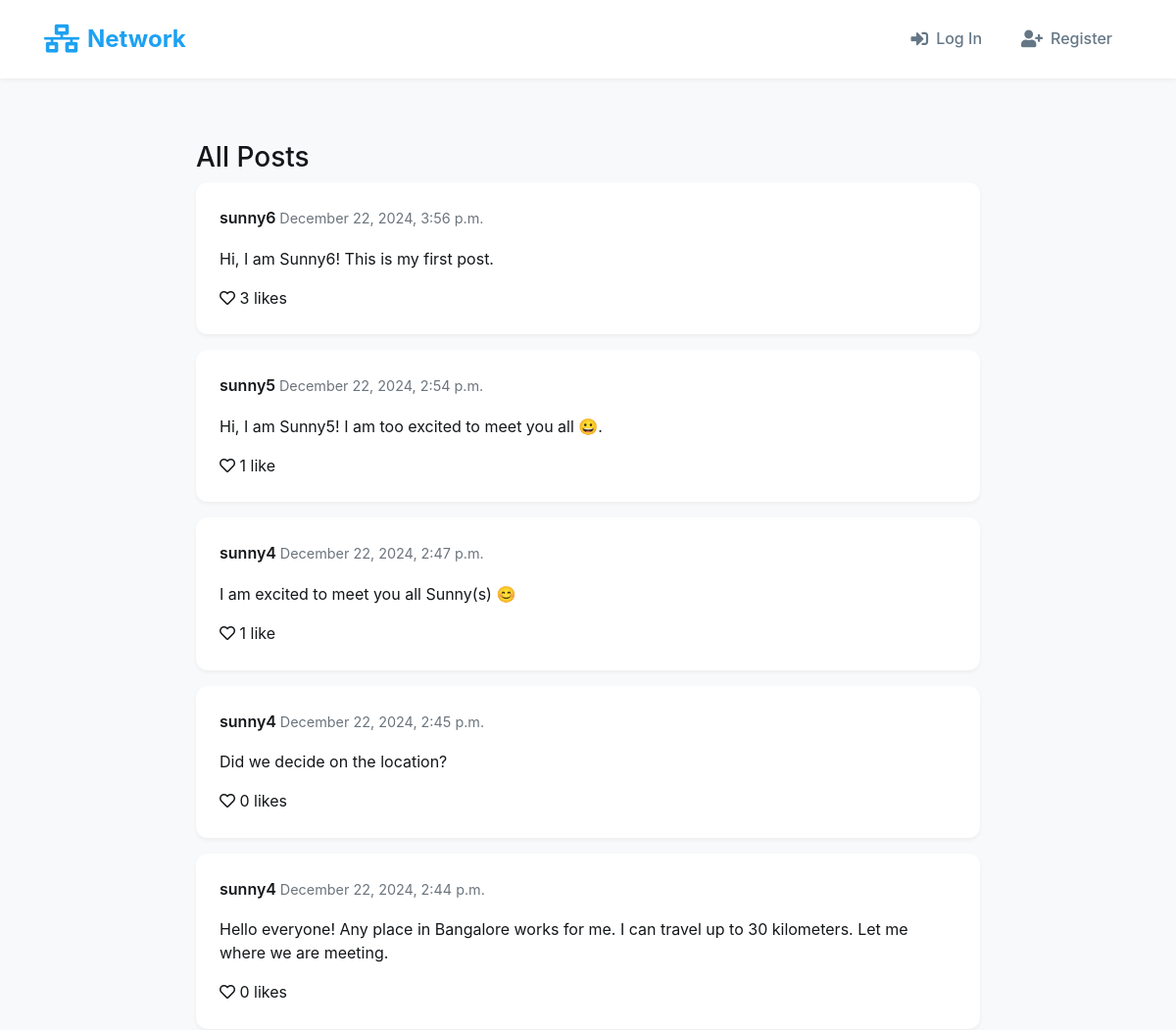
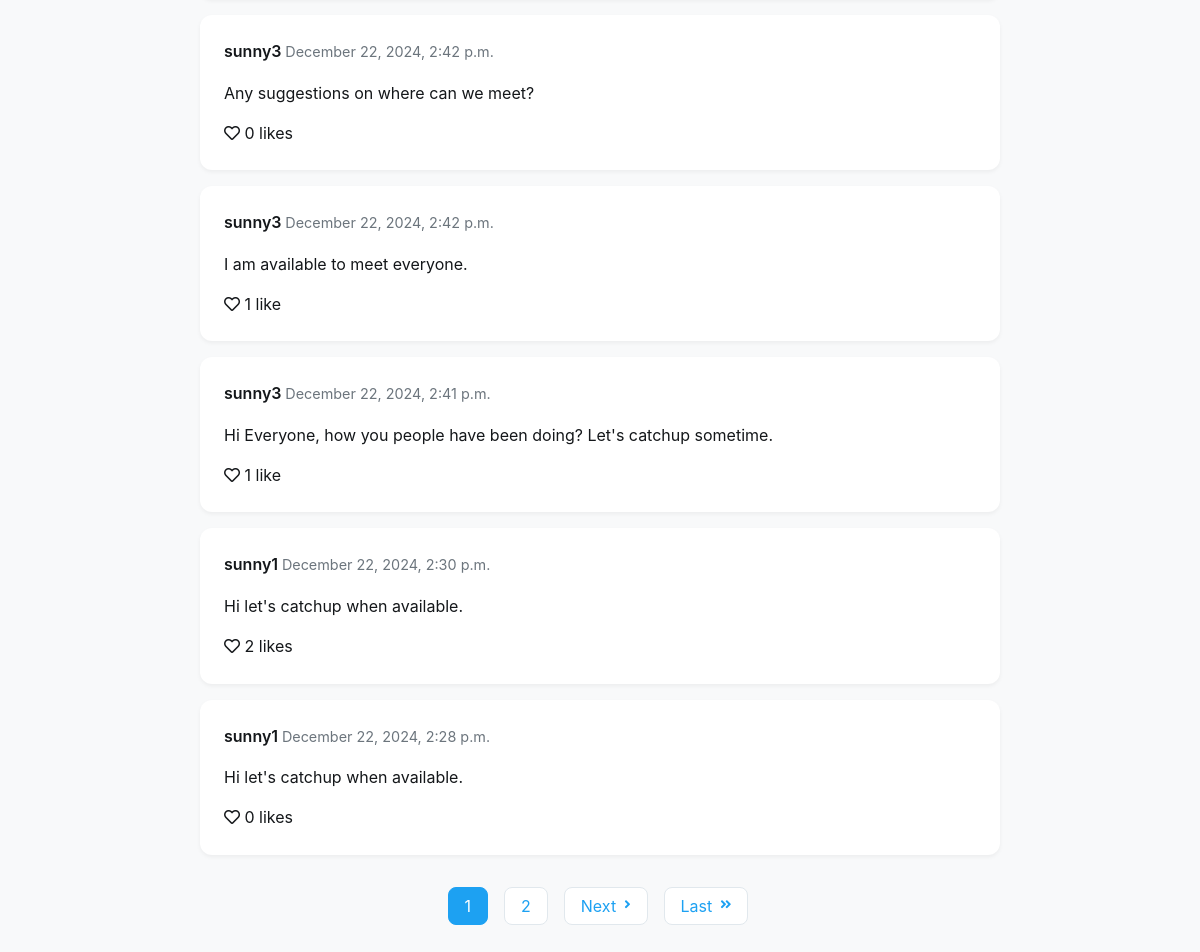
The page / on the database its author committed (2 pictures, top to bottom).
### network/models.py (models this page shows, shortened)
class Post(models.Model):
    user = models.ForeignKey(User, on_delete=models.CASCADE, related_name="posts")
    content = models.TextField()
    date = models.DateTimeField(default=timezone.now)
    likes = models.ManyToManyField(User, blank=True, related_name="liked_posts")
    class Meta:
        ordering = ['-date']  # Show newest posts first

class User(AbstractUser):
    followers = models.ManyToManyField(
        'self',
        symmetrical=False,
        related_name='following',
        blank=True
    )

### network/views.py (the view)
# urls.py: path("", views.index, name="index"),
def index(request):
    if request.method == "POST" and request.user.is_authenticated:
        content = request.POST.get("content", "").strip()
        if content:
            Post.objects.create(user=request.user, content=content)
    all_posts = Post.objects.all()
    page_obj = paginate_posts(all_posts, request)
    return render(request, "network/index.html", {
        "page_obj": page_obj
    })

### network/views.py (called while the page is built)
def paginate_posts(posts, request, per_page=10):
    posts = posts.order_by('-date')
    paginator = Paginator(posts, per_page)
    page = request.GET.get('page')
    try:
        posts_page = paginator.page(page)
    except PageNotAnInteger:
        posts_page = paginator.page(1)
    except EmptyPage:
        posts_page = paginator.page(paginator.num_pages)
    return posts_page

### network/templates/network/index.html (shortened to what this page needs)
{% extends "network/layout.html" %}
{% block body %}
    <div class="posts-section">
        <h3>All Posts</h3>
        {% for post in page_obj %}
            {% include "network/post_card.html" with post=post %}
        {% empty %}
            <p class="no-posts">No posts yet.</p>
        {% endfor %}
        {% include "network/pagination.html" %}
    </div>
{% endblock %}

### network/templates/network/post_card.html (shortened to what this page needs)
<div class="post-card" id="post-{{ post.id }}" data-post-id="{{ post.id }}">
    <div class="post-header">
        <div class="post-user">
            <strong class="post-username">
                <a href="{% url 'profile' post.user.username %}">{{ post.user.username }}</a>
            </strong>
            <span class="post-date text-muted">{{ post.date|date:"F d, Y, g:i a" }}</span>
        </div>
    </div>
    <div class="post-content">
        {{ post.content }}
    </div>
    <div class="post-footer">
        {% if user.is_authenticated %}
            <button class="like-button {% if user in post.likes.all %}liked{% endif %}"
                    data-post-id="{{ post.id }}">
                <i class="{% if user in post.likes.all %}fas{% else %}far{% endif %} fa-heart"></i>
                <span class="like-count">{{ post.likes.count }} like{{ post.likes.count|pluralize }}</span>
            </button>
        {% else %}
            <div class="likes-count">
                <i class="far fa-heart"></i>
                <span>{{ post.likes.count }} like{{ post.likes.count|pluralize }}</span>
            </div>
        {% endif %}
    </div>
</div>

### network/static/network/styles.css (style rules this page uses)
:root { --primary-color: #1da1f2; --primary-hover: #1991db; --secondary-color: #657786; --background-light: #f8f9fa; --background-white: #ffffff; --text-dark: #14171a; --text-secondary: #657786; --border-color: #e1e8ed; --success-color: #17bf63; --danger-color: #e0245e; --shadow-sm: 0 2px 4px rgba(0, 0, 0, 0.05); --shadow-md: 0 4px 6px rgba(0, 0, 0, 0.1); --transition: all 0.3s ease; }
body { background-color: var(--background-light); color: var(--text-dark); font-family: -apple-system, BlinkMacSystemFont, "Segoe UI", Roboto, Helvetica, Arial, sans-serif; line-height: 1.6; }
.posts-section { max-width: 800px; margin: 0 auto 2rem; }
.post-card { background-color: var(--background-white); border-radius: 12px; padding: 1.5rem; margin-bottom: 1rem; box-shadow: var(--shadow-sm); transition: var(--transition); }
.post-header { display: flex; justify-content: space-between; align-items: center; margin-bottom: 1rem; }
.post-username a { color: var(--text-dark); font-weight: 600; text-decoration: none; transition: var(--transition); }
.post-date { font-size: 0.9rem; color: var(--text-secondary); }
.post-content { color: var(--text-dark); font-size: 1rem; line-height: 1.5; margin: 1rem 0; }
.post-card { animation: fadeIn 0.3s ease-out; }

### rows shown on the page
Post: user.username "sunny6", date "December 22, 2024, 3:56 p.m.", content "Hi, I am Sunny6! This is my first post.", likes.count "3"
Post: user.username "sunny5", date "December 22, 2024, 2:54 p.m.", content "Hi, I am Sunny5! I am too excited to meet you all 😀.", likes.count "1"
Post: user.username "sunny4", date "December 22, 2024, 2:47 p.m.", content "I am excited to meet you all Sunny(s) 😊", likes.count "1"
Post: user.username "sunny4", date "December 22, 2024, 2:45 p.m.", content "Did we decide on the location?", likes.count "0"
Post: user.username "sunny4", date "December 22, 2024, 2:44 p.m.", content "Hello everyone! Any place in Bangalore works for me. I can travel up to 30 kilometers. Let me where we are meeting.", likes.count "0"
Post: user.username "sunny3", date "December 22, 2024, 2:42 p.m.", content "Any suggestions on where can we meet?", likes.count "0"
Post: user.username "sunny3", date "December 22, 2024, 2:42 p.m.", content "I am available to meet everyone.", likes.count "1"
Post: user.username "sunny3", date "December 22, 2024, 2:41 p.m.", content "Hi Everyone, how you people have been doing? Let's catchup sometime.", likes.count "1"
Post: user.username "sunny1", date "December 22, 2024, 2:30 p.m.", content "Hi let's catchup when available.", likes.count "2"
Post: user.username "sunny1", date "December 22, 2024, 2:28 p.m.", content "Hi let's catchup when available.", likes.count "0"

### other values the page prints
{{ num }} "1" "2"
